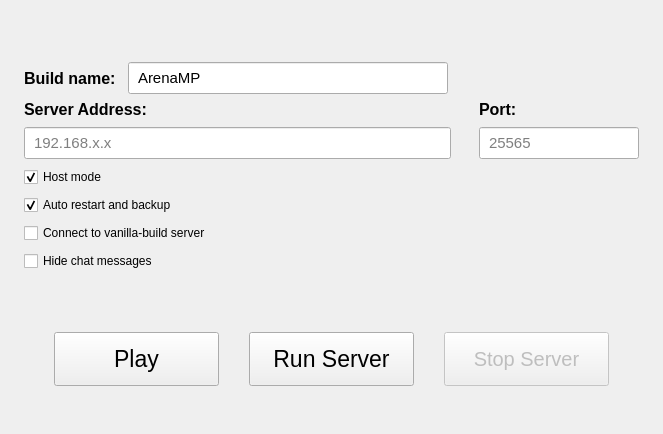
     <widget class="QWidget" name="playTab">
      <attribute name="title">
       <string>Play</string>
      </attribute>
      <layout class="QVBoxLayout" name="playTabLayout">
       <property name="leftMargin">
        <number>24</number>
       </property>
       <property name="topMargin">
        <number>24</number>
       </property>
       <property name="rightMargin">
        <number>24</number>
       </property>
       <property name="bottomMargin">
        <number>18</number>
       </property>
       <item>
        <spacer name="playTopSpacer">
         <property name="orientation">
          <enum>Qt::Vertical</enum>
         </property>
         <property name="sizeHint" stdset="0">
          <size>
           <width>20</width>
           <height>38</height>
          </size>
         </property>
        </spacer>
       </item>
       <item>
        <layout class="QHBoxLayout" name="buildNameLayout">
         <property name="spacing">
          <number>12</number>
         </property>
         <item>
          <widget class="QLabel" name="buildNameLabel">
           <property name="text">
            <string>Build name:</string>
           </property>
           <property name="styleSheet">
            <string notr="true">font-size: 16px; font-weight: 500;</string>
           </property>
          </widget>
         </item>
         <item>
          <widget class="QLineEdit" name="buildNameEdit">
           <property name="text">
            <string>ArenaMP</string>
           </property>
           <property name="minimumSize">
            <size>
             <width>320</width>
             <height>32</height>
            </size>
           </property>
           <property name="styleSheet">
            <string notr="true">font-size: 15px; padding: 3px 7px;</string>
           </property>
          </widget>
         </item>
         <item>
          <spacer name="buildNameSpacer">
           <property name="orientation">
            <enum>Qt::Horizontal</enum>
           </property>
           <property name="sizeHint" stdset="0">
            <size>
             <width>40</width>
             <height>20</height>
            </size>
           </property>
          </spacer>
         </item>
        </layout>
       </item>
       <item>
        <layout class="QGridLayout" name="serverConnectionLayout">
         <property name="horizontalSpacing">
          <number>28</number>
         </property>
         <property name="verticalSpacing">
          <number>8</number>
         </property>
         <item row="0" column="0">
          <widget class="QLabel" name="serverLabel">
           <property name="text">
            <string>Server Address:</string>
           </property>
           <property name="styleSheet">
            <string notr="true">font-size: 16px; font-weight: 500;</string>
           </property>
          </widget>
         </item>
         <item row="0" column="1">
          <widget class="QLabel" name="portLabel">
           <property name="text">
            <string>Port:</string>
           </property>
           <property name="styleSheet">
            <string notr="true">font-size: 16px; font-weight: 500;</string>
           </property>
          </widget>
         </item>
         <item row="1" column="0">
          <widget class="QLineEdit" name="serverAddressEdit">
           <property name="minimumSize">
            <size>
             <width>300</width>
             <height>32</height>
            </size>
           </property>
           <property name="placeholderText">
            <string>192.168.x.x</string>
           </property>
           <property name="styleSheet">
            <string notr="true">font-size: 15px; padding: 3px 7px;</string>
           </property>
          </widget>
         </item>
         <item row="1" column="1">
          <widget class="QLineEdit" name="serverPortEdit">
           <property name="minimumSize">
            <size>
             <width>130</width>
             <height>32</height>
            </size>
           </property>
           <property name="maximumSize">
            <size>
             <width>160</width>
             <height>32</height>
            </size>
           </property>
           <property name="placeholderText">
            <string>25565</string>
           </property>
           <property name="styleSheet">
            <string notr="true">font-size: 15px; padding: 3px 7px;</string>
           </property>
          </widget>
         </item>
         <item row="2" column="0" colspan="2">
          <widget class="QCheckBox" name="autoStartServerCheckBox">
           <property name="text">
            <string>Host mode</string>
           </property>
           <property name="checked">
            <bool>true</bool>
           </property>
          </widget>
         </item>
         <item row="3" column="0" colspan="2">
          <widget class="QCheckBox" name="autoRestartServerCheckBox">
           <property name="text">
            <string>Auto restart and backup</string>
           </property>
           <property name="checked">
            <bool>true</bool>
           </property>
          </widget>
         </item>
         <item row="4" column="0" colspan="2">
          <widget class="QCheckBox" name="vanillaServerCheckBox">
           <property name="text">
            <string>Connect to vanilla-build server</string>
           </property>
           <property name="toolTip">
            <string>Use the official TES3MP 0.8.1 network identity (protocol 10, commit 68954091c5) required by older non-ArenaMP servers. Content files are not changed automatically, and local auto-start is skipped in this mode.</string>
           </property>
           <property name="checked">
            <bool>false</bool>
           </property>
          </widget>
         </item>
         <item row="5" column="0" colspan="2">
          <widget class="QCheckBox" name="hideChatHistoryCheckBox">
           <property name="text">
            <string>Hide chat messages</string>
           </property>
           <property name="toolTip">
            <string>Hide received chat messages while keeping the chat input available.</string>
           </property>
           <property name="checked">
            <bool>false</bool>
           </property>
          </widget>
         </item>
        </layout>
       </item>
       <item>
        <spacer name="playMiddleSpacer">
         <property name="orientation">
          <enum>Qt::Vertical</enum>
         </property>
         <property name="sizeHint" stdset="0">
          <size>
           <width>20</width>
           <height>55</height>
          </size>
         </property>
        </spacer>
       </item>
       <item>
        <layout class="QHBoxLayout" name="playButtonsLayout">
         <property name="spacing">
          <number>30</number>
         </property>
         <item>
          <spacer name="playButtonsLeftSpacer">
           <property name="orientation">
            <enum>Qt::Horizontal</enum>
           </property>
           <property name="sizeHint" stdset="0">
            <size>
             <width>30</width>
             <height>20</height>
            </size>
           </property>
          </spacer>
         </item>
         <item>
          <widget class="QPushButton" name="playButton">
           <property name="minimumSize">
            <size>
             <width>165</width>
             <height>54</height>
            </size>
           </property>
           <property name="text">
            <string>Play</string>
           </property>
           <property name="styleSheet">
            <string notr="true">font-size: 23px;</string>
           </property>
          </widget>
         </item>
         <item>
          <widget class="QPushButton" name="serverButton">
           <property name="minimumSize">
            <size>
             <width>165</width>
             <height>54</height>
            </size>
           </property>
           <property name="text">
            <string>Run Server</string>
           </property>
           <property name="styleSheet">
            <string notr="true">font-size: 23px;</string>
           </property>
          </widget>
         </item>
         <item>
          <widget class="QPushButton" name="stopServerButton">
           <property name="minimumSize">
            <size>
             <width>165</width>
             <height>54</height>
            </size>
           </property>
           <property name="text">
            <string>Stop Server</string>
           </property>
           <property name="enabled">
            <bool>false</bool>
           </property>
           <property name="styleSheet">
            <string notr="true">font-size: 20px;</string>
           </property>
          </widget>
         </item>
         <item>
          <spacer name="playButtonsRightSpacer">
           <property name="orientation">
            <enum>Qt::Horizontal</enum>
           </property>
           <property name="sizeHint" stdset="0">
            <size>
             <width>30</width>
             <height>20</height>
            </size>
           </property>
          </spacer>
         </item>
        </layout>
       </item>
       <item>
        <spacer name="playBottomSpacer">
         <property name="orientation">
          <enum>Qt::Vertical</enum>
         </property>
         <property name="sizeHint" stdset="0">
          <size>
           <width>20</width>
           <height>30</height>
          </size>
         </property>
        </spacer>
       </item>
      </layout>
     </widget>
